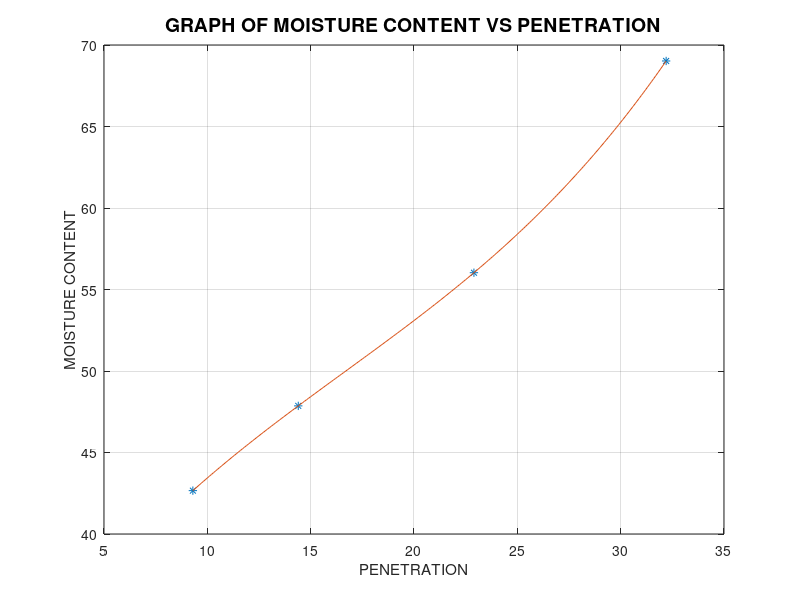

This chart was generated by the following MATLAB code:
o = [42.6600000000000;47.8600000000000;56.0300000000000;69.0200000000000];
p = [9.30000000000000;14.4000000000000;22.9000000000000;32.2000000000000];
l = polyfit(p,o,3);
xp=9.3:0.1:32.2;
yp=polyval(l,xp);
plot(p,o,'*',xp,yp)
xlabel('PENETRATION'); ylabel('MOISTURE CONTENT')
title('GRAPH OF MOISTURE CONTENT VS PENETRATION','FontSize',14)
grid on
